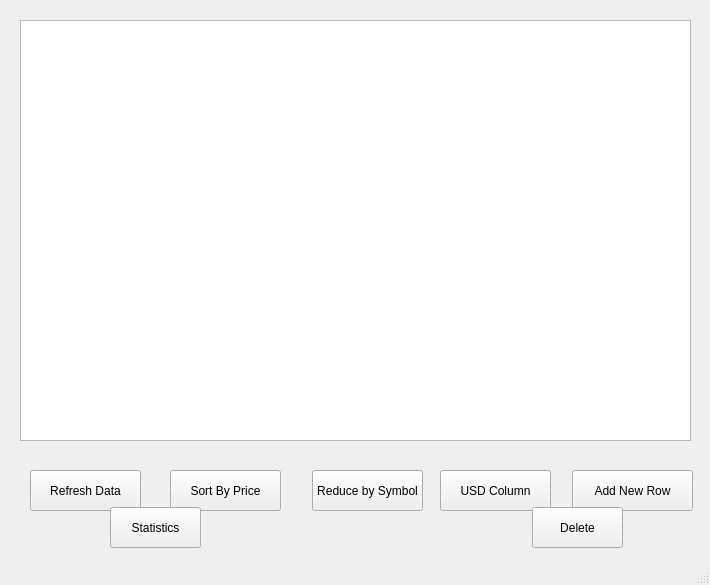
<?xml version="1.0" encoding="UTF-8"?>
<ui version="4.0">
 <class>MainWindow</class>
 <widget class="QMainWindow" name="MainWindow">
  <property name="geometry">
   <rect>
    <x>0</x>
    <y>0</y>
    <width>710</width>
    <height>585</height>
   </rect>
  </property>
  <property name="windowTitle">
   <string>Huynh Tan Phat</string>
  </property>
  <widget class="QWidget" name="centralwidget">
   <widget class="QTableWidget" name="tableWidget">
    <property name="geometry">
     <rect>
      <x>20</x>
      <y>20</y>
      <width>671</width>
      <height>421</height>
     </rect>
    </property>
   </widget>
   <widget class="QLabel" name="label">
    <property name="geometry">
     <rect>
      <x>340</x>
      <y>440</y>
      <width>55</width>
      <height>21</height>
     </rect>
    </property>
    <property name="text">
     <string/>
    </property>
   </widget>
   <widget class="QPushButton" name="pushButton">
    <property name="geometry">
     <rect>
      <x>30</x>
      <y>470</y>
      <width>111</width>
      <height>41</height>
     </rect>
    </property>
    <property name="text">
     <string>Refresh Data</string>
    </property>
   </widget>
   <widget class="QPushButton" name="pushButton_2">
    <property name="geometry">
     <rect>
      <x>170</x>
      <y>470</y>
      <width>111</width>
      <height>41</height>
     </rect>
    </property>
    <property name="text">
     <string>Sort By Price</string>
    </property>
   </widget>
   <widget class="QPushButton" name="pushButton_3">
    <property name="geometry">
     <rect>
      <x>312</x>
      <y>470</y>
      <width>111</width>
      <height>41</height>
     </rect>
    </property>
    <property name="text">
     <string>Reduce by Symbol</string>
    </property>
   </widget>
   <widget class="QPushButton" name="pushButton_4">
    <property name="geometry">
     <rect>
      <x>440</x>
      <y>470</y>
      <width>111</width>
      <height>41</height>
     </rect>
    </property>
    <property name="text">
     <string>USD Column</string>
    </property>
   </widget>
   <widget class="QPushButton" name="pushButton_5">
    <property name="geometry">
     <rect>
      <x>572</x>
      <y>470</y>
      <width>121</width>
      <height>41</height>
     </rect>
    </property>
    <property name="text">
     <string>Add New Row</string>
    </property>
   </widget>
   <widget class="QPushButton" name="pushButton_6">
    <property name="geometry">
     <rect>
      <x>110</x>
      <y>507</y>
      <width>91</width>
      <height>41</height>
     </rect>
    </property>
    <property name="text">
     <string>Statistics</string>
    </property>
   </widget>
   <widget class="QPushButton" name="pushButton_7">
    <property name="geometry">
     <rect>
      <x>532</x>
      <y>507</y>
      <width>91</width>
      <height>41</height>
     </rect>
    </property>
    <property name="text">
     <string>Delete</string>
    </property>
   </widget>
  </widget>
  <widget class="QStatusBar" name="statusbar"/>
 </widget>
 <resources/>
 <connections/>
</ui>
